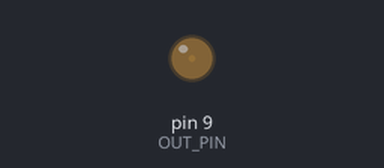
Bench run of a sketch on a simulated Arduino Uno, built with avr-gcc and run on an emulated ATmega328P. Shown: output pins drawn as LEDs (lit = HIGH).

Above: at 0.05 s.
At 1.15 s:
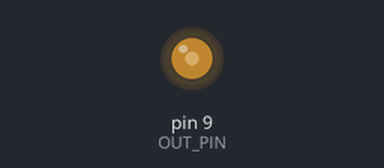
At 2.3 s:
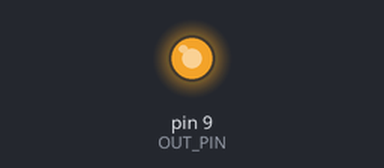
At 4.6 s:
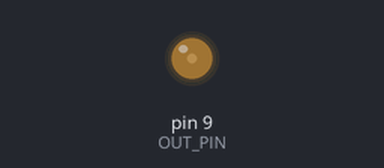
Timing chart, 0 to 6.7 s (numbered marks = the images above):
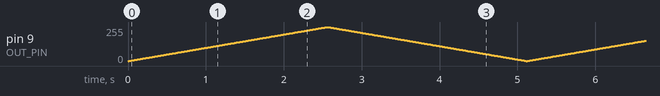

The sketch:

analogWrite.ino
```cpp
#define OUT_PIN 9

void setup() {
  // put your setup code here, to run once:
  pinMode(OUT_PIN, OUTPUT);
}

void loop() {
  // put your main code here, to run repeatedly:
  for (int i = 0; i <=255; i++)
  {
    analogWrite(OUT_PIN, i);
    delay(10);
  }
  for (int i = 255; i > 0; i--)
  {
    analogWrite(OUT_PIN, i);
    delay(10);
  }
}
```
